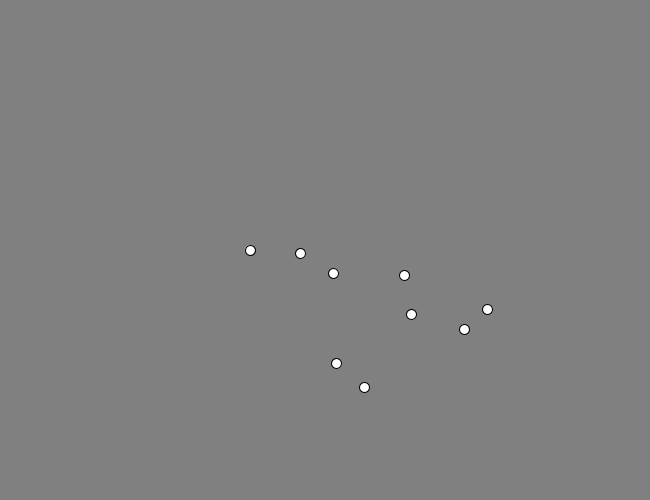
Frame 1 (no input)
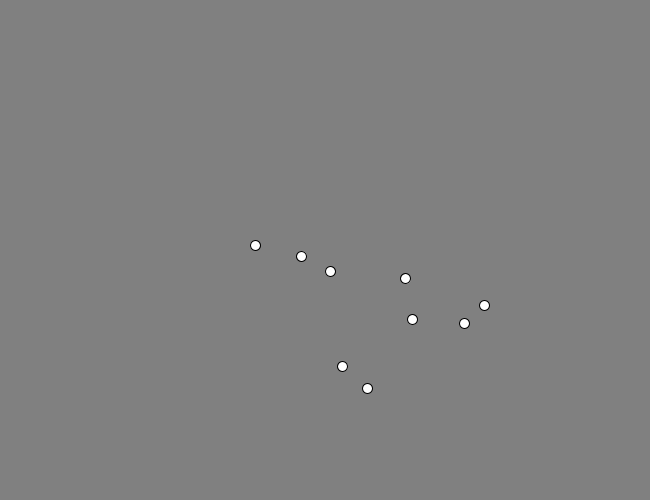
Frame 60 (the mouse pressed at the canvas centre just before this capture)
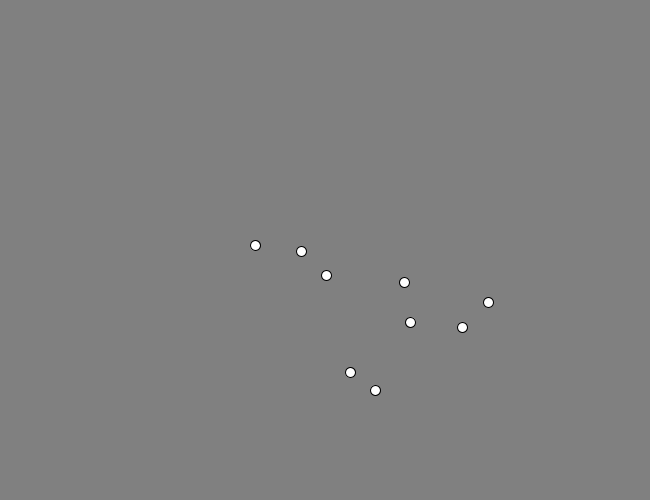
Frame 120 (the mouse held since frame 60 and released just before this capture)

The Processing sketch that drew these frames (run headless with seeded random() and noise(); from frame 60 on, the mouse is pressed at the canvas centre):

// Processing sketch: processing_117543
// ── processing_117543.pde

Enemy e1 = new Enemy(250,250,1);
Enemy e2 = new Enemy(random(250,500),random(250,500),1);
Enemy e3 = new Enemy(random(250,500),random(250,500),1);
Enemy e4 = new Enemy(random(250,500),random(250,500),1);
Enemy e5 = new Enemy(random(250,500),random(250,500),1);
Enemy e6 = new Enemy(random(250,500),random(250,500),1);
Enemy e7 = new Enemy(random(250,500),random(250,500),1);
Enemy e8 = new Enemy(random(250,500),random(250,500),1);
Enemy e9 = new Enemy(random(250,500),random(250,500),1);

int cx = 0; 
int cy = 0; //click X and Y

void setup(){
    size(650,500);
    smooth();
    

}

void draw(){
  background(128);
  
  e1.update();
  e2.update();
  e3.update();
  e4.update();
  e5.update();
  e6.update();
  e7.update();
  e8.update();
  e9.update();
  
  
  
  
  

}

void mousePressed(){
  cx = mouseX;
  cy = mouseY;

}

class Enemy{
  float xpos,ypos,speed;
   Enemy (float x, float y, int s){
     xpos = x;
     ypos = y;
     speed = s;
   } 
   void update(){
     ellipse(xpos, ypos, 10,10);
     
     xpos += sin(xpos * 50) * .5;
     ypos += cos(ypos * 50) * .5;
     if(mousePressed && mouseButton == LEFT){
     run();
     }
     if(mousePressed && mouseButton == RIGHT){
     attack();
     }
     
     }
   
   void run(){
     if(cx < xpos && cy < ypos){        //top-left
     xpos -= cx/50;
     ypos -= cy/50;
     }else if(cx > xpos && cy < ypos){  // top right
     xpos += cx/50;
     ypos -= cy/50;
     }else if(cx < xpos && cy > ypos){  //bottom -left
     xpos -= cx/50;
     ypos += cy/50;
     }else if(cx > xpos && cy > ypos){  //botom-right
     xpos += cx/50;
     ypos += cy/50;
     }
     if(xpos > width){
       xpos = 0;
     }else if(xpos < 0){
       xpos = width;
     }
     if(ypos > height){
       ypos = 0;
     }else if(ypos < 0){
       ypos = height;
     }   
   }
   void attack(){
     if(cx < xpos && cy < ypos){        //top-left
     xpos += cx/50;
     ypos += cy/50;
     }else if(cx > xpos && cy < ypos){  // top right
     xpos -= cx/50;
     ypos += cy/50;
     }else if(cx < xpos && cy > ypos){  //bottom -left
     xpos += cx/50;
     ypos -= cy/50;
     }else if(cx > xpos && cy > ypos){  //botom-right
     xpos -= cx/50;
     ypos -= cy/50;
     }
     if(xpos > width){
       xpos = 0;
     }
     if(ypos > height){
       ypos = 0;
     }
     if(xpos < 0){
       xpos = width;
     }
     if(ypos < 0){
       ypos -= height;
     }
   }
}
